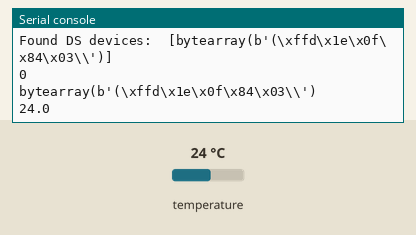
Simulated run of this program. Board: ESP32 board running MicroPython. On the bench: the last lines printed to the serial console. The inputs (shaded band) are chosen by the test bench; at power-on: temperature 24 °C.

Above: at 1.2 s.
1.3 s: temperature set to 12 °C
At 7.4 s:
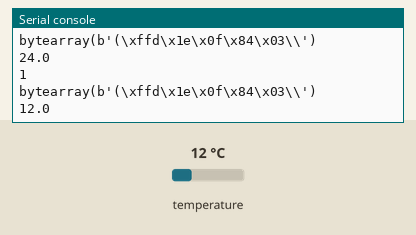
7.7 s: temperature set to 19 °C
At 13.4 s:
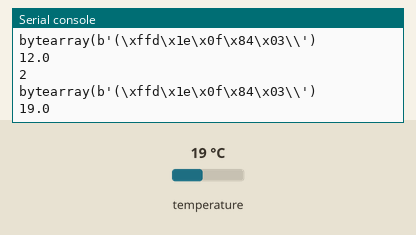
Timing chart, 0 to 14.9 s (numbered marks = the images above; inputs shaded):
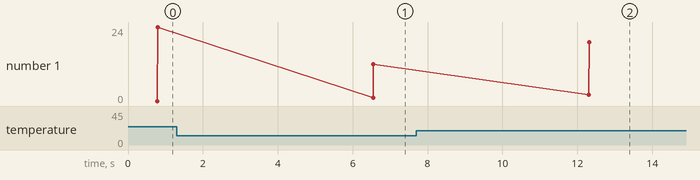

The program:

teste_DS18B20.py
```python
# Source: https://randomnerdtutorials.com/micropython-ds18b20-esp32-esp8266/
## Details at https://RandomNerdTutorials.com

import machine, onewire, ds18x20, time

ds_pin = machine.Pin(4)
ds_sensor = ds18x20.DS18X20(onewire.OneWire(ds_pin))

roms = ds_sensor.scan()
print('Found DS devices: ', roms)

for i in range(4):
  ds_sensor.convert_temp()
  time.sleep_ms(750)
  print(i)
  for rom in roms:
    print(rom)
    print(ds_sensor.read_temp(rom))
  time.sleep(5)
```

Measured:
- after the input at 1.3 s, the serial console: prints a new line after 5.3 s (image 1)
- after the input at 7.7 s, the serial console: prints a new line after 4.6 s (image 2)
- plotted number 1: 24 → 12 after the input at 1.3 s, 12 → 19 after the input at 7.7 s
